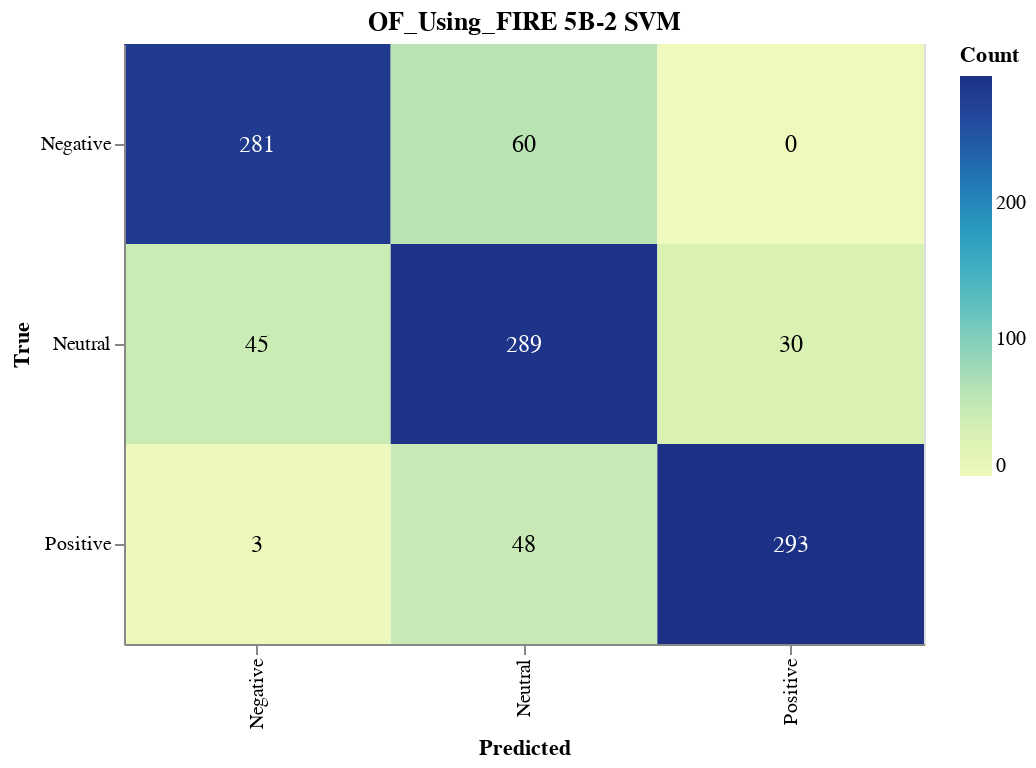

Notebook code for this chart:
### Markdown cell above
#### Save Confusion Matrix

### Code cell
import altair as alt
import pandas as pd
from sklearn.metrics import confusion_matrix

# Calculate the confusion matrix
cm = confusion_matrix(true_labels, svm_validation_predictions)

# Define class names
class_names = ['Negative', 'Neutral', 'Positive']

# Convert confusion matrix to DataFrame
cm_df = pd.DataFrame(cm, index=class_names, columns=class_names).reset_index().melt(id_vars='index')
cm_df.columns = ['True', 'Predicted', 'Count']

# Ensure the order of categories
cm_df['True'] = pd.Categorical(cm_df['True'], categories=class_names, ordered=True)
cm_df['Predicted'] = pd.Categorical(cm_df['Predicted'], categories=class_names, ordered=True)

# Create the Altair plot
heatmap = alt.Chart(cm_df).mark_rect().encode(
    x=alt.X('Predicted:O', sort=class_names),
    y=alt.Y('True:O', sort=class_names),
    color='Count:Q',
    tooltip=['True', 'Predicted', 'Count']
).properties(
    width=400,
    height=300,
    title='OF_Using_FIRE 5B-2 SVM'
)

# Add text labels
text = heatmap.mark_text(
    align='center',
    baseline='middle',
    fontSize=12
).encode(
    text='Count:Q',
    color=alt.condition(
        alt.datum.Count > cm.max() / 2,
        alt.value('white'),
        alt.value('black')
    )
)

# Combine heatmap and text
final_chart = heatmap + text

# Display the plot
final_chart.show()

### Figure 1 — Vega-Lite specification as saved in the notebook (floating-point values rounded to 4 significant figures)
{"config": {"view": {"continuousWidth": 300, "continuousHeight": 300}}, "layer": [{"mark": {"type": "rect"}, "encoding": {"color": {"field": "Count", "type": "quantitative"}, "tooltip": [{"field": "True", "type": "ordinal"}, {"field": "Predicted", "type": "ordinal"}, {"field": "Count", "type": "quantitative"}], "x": {"field": "Predicted", "sort": ["Negative", "Neutral", "Positive"], "type": "ordinal"}, "y": {"field": "True", "sort": ["Negative", "Neutral", "Positive"], "type": "ordinal"}}, "title": "OF_Using_FIRE 5B-2 SVM"}, {"mark": {"type": "text", "align": "center", "baseline": "middle", "fontSize": 12}, "encoding": {"color": {"condition": {"test": "(datum.Count > 146.5)", "value": "white"}, "value": "black"}, "text": {"field": "Count", "type": "quantitative"}, "tooltip": [{"field": "True", "type": "ordinal"}, {"field": "Predicted", "type": "ordinal"}, {"field": "Count", "type": "quantitative"}], "x": {"field": "Predicted", "sort": ["Negative", "Neutral", "Positive"], "type": "ordinal"}, "y": {"field": "True", "sort": ["Negative", "Neutral", "Positive"], "type": "ordinal"}}, "title": "OF_Using_FIRE 5B-2 SVM"}], "data": {"name": "data-4811055dd3406847ea62f1020051a241"}, "height": 300, "width": 400, "$schema": "https://vega.github.io/schema/vega-lite/v5.17.0.json", "datasets": {"data-4811055dd3406847ea62f1020051a241": [{"True": "Negative", "Predicted": "Negative", "Count": 281}, {"True": "Neutral", "Predicted": "Negative", "Count": 45}, {"True": "Positive", "Predicted": "Negative", "Count": 3}, {"True": "Negative", "Predicted": "Neutral", "Count": 60}, {"True": "Neutral", "Predicted": "Neutral", "Count": 289}, {"True": "Positive", "Predicted": "Neutral", "Count": 48}, {"True": "Negative", "Predicted": "Positive", "Count": 0}, {"True": "Neutral", "Predicted": "Positive", "Count": 30}, {"True": "Positive", "Predicted": "Positive", "Count": 293}]}}
